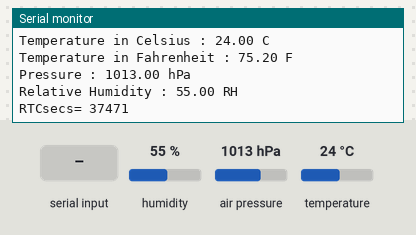
Recording of a sketch running on a simulated Arduino Mega 2560, built with avr-gcc and run on an emulated ATmega2560. Shown: the last lines printed to the serial monitor. Wiring (inferred from the names in the program): BME280 sensor at I2C address 0x76. The inputs (shaded band) are chosen by the test bench; at power-on: humidity 55 %, air pressure 1013 hPa, temperature 24 °C. The local clock reads 2024-03-15 10:24:30 at power-on unless the sketch sets it; storage starts empty.

Above: at 1.2 s.
1.3 s: "!tt\n" received over the second serial link
At 1.9 s:
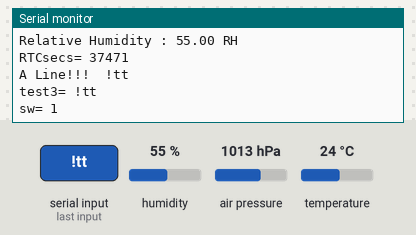
2.8 s: "!rt\n" received over the second serial link
At 2.98 s:
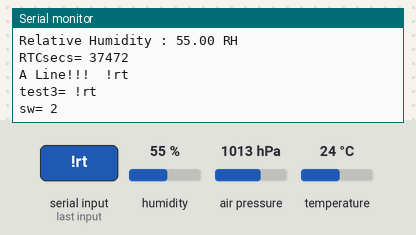
4.3 s: "!33\n" received over the second serial link
At 4.9 s:
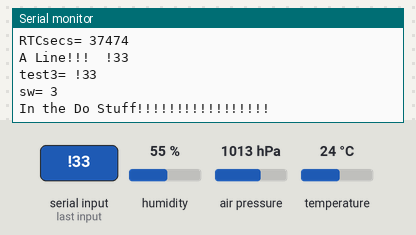
5.8 s: "UAS\n" received over the second serial link
At 5.98 s:
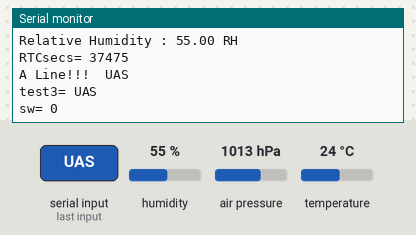
7.3 s: "90,45,200\n" received over the second serial link
At 7.9 s:
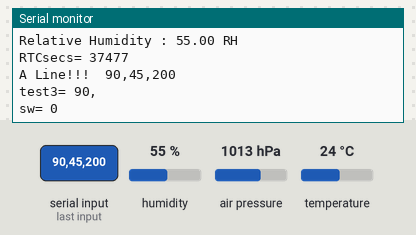
8.8 s: "90,45\n" received over the second serial link
At 8.98 s:
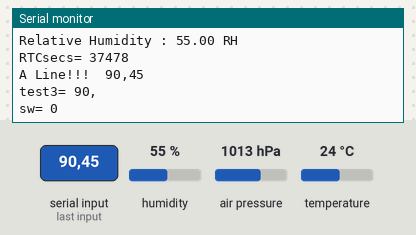
Timing chart, 0 to 11.3 s (numbered marks = the images above; inputs shaded):
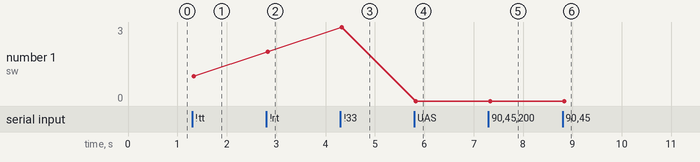

Measured:
- after the input at 1.3 s, the serial monitor: prints a new line at once (image 1)
- after the input at 2.8 s, the serial monitor: prints a new line at once (image 2)
- after the input at 4.3 s, the serial monitor: prints a new line at once (image 3)
- after the input at 5.8 s, the serial monitor: prints a new line at once (image 4)
- after the input at 7.3 s, the serial monitor: prints a new line at once (image 5)
- after the input at 8.8 s, the serial monitor: prints a new line at once (image 6)
- plotted number 1: 1 → 2 after the input at 2.8 s, 3 → 0 after the input at 5.8 s

The sketch:

sketch_oct25_withRH_T.ino.ino
```cpp
#include <SPI.h>                // for SD card
#include <SD.h>                 // for SD card
#include <SparkFunDS1307RTC.h>  // for RTC clock
#include <Wire.h>               // I2C for RTC
#include <SoftwareSerial.h>

// This program reads from the Mag C on SoftSerial (pins 9, 10)
// and connects to a Serial terminal (compter hyperterminal)
// on Serial1  baud = 38,400

//It is writing to the SD card and had two I2C devices

//The RealTime Clock is at:
//#define DS1307_RTC_ADDRESS 0x68 // DS1307 only has one I2C address - 0x68

//This version did work

// BME280 I2C address is 0x76(108)
#define Addr 0x76

SoftwareSerial SoftSerial(10, 9); // RX, TX
File root;
String DataFname;
bool GoodSD= true;
File dataFile;

const byte numChars = 32;
char receivedChars[numChars]; // an array to store the received data
boolean newData = false;
long CurrTimeMills;
float CurrTimeSecs;
//long CTsecs;
long NewSecs;
String TString;
long TimeOffset= 0;
String CycleData = "";

void setup() {
    // Initialise I2C communication as MASTER for T RH I2C
 Wire.begin();

 Serial.begin(9600);
 Serial.println("<Arduino is ready>");
 Serial1.begin(38400);
 SoftSerial.begin(9600);

 rtc.begin(); // Call rtc.begin() to initialize the library
 // (Optional) Sets the SQW output to a 1Hz square wave.


 //Start SD card
 if (!SD.begin(8)) {
    Serial.println("SD card initialization failed!");
    //while (1);
    GoodSD= false;
  }
  //Serial.println("initialization done.");
  if (GoodSD) {
    root = SD.open("/");
    DataFname= FindNewFileName(root);
    Serial.print(DataFname + "    ");
    //dataFile = SD.open(DataFname, FILE_WRITE);
    Serial.println("done!");
  } else {
    Serial.println("SD failed...........");
  }
}


void loop() {
  long CT;
  static long LastCT=0;
  long Remain;
  static long LastRemain=300;
  long Delta;
  String strA="";
  static int8_t lastSecond = -1;
  static int8_t lastMinute = -1;
  static String CycleDataMin="";

  //ReadSer0();
  ReadSer1();
  ReadSoftSer();


  // End of the Second is here
  CT=millis();
  rtc.update();

  if (rtc.second() != lastSecond) // If the second has changed
  {
    read_BME280();

    //printTime(); // Print the new time
    CycleData+= "RTC= " + MakeRTCstring() + "\r\n";

    long s = rtc.second();
    long m = rtc.minute();
    long h = rtc.hour();

    long RTCsecs= s + 60*m + 3600*h;

    Serial.print("RTCsecs= ");
    Serial.println(RTCsecs);

    /* Serial.print("CT= ");
    Serial.println(CT);
    */

    float CTsecs= CT/1000.0;

    float diff= CTsecs + TimeOffset;
    diff =diff - (float)RTCsecs;
    if (s == 0) {  // New Miniute: add file name and size to data record

      CycleData+= "File=" + DataFname + "\n\r";
      dataFile = SD.open(DataFname, FILE_READ);
      unsigned long Fsize= dataFile.size();
      CycleData+= "Fsize=" + String(Fsize) + "\n\r";
      dataFile.close();
      char charD[4];     // Now add Date Stamp
      String Dstring="";
      sprintf(charD,"%4d-", (rtc.year()+2000));
      Dstring= String(charD);
      sprintf(charD,"%02d-", rtc.month());
      Dstring+= String(charD);
      sprintf(charD,"%02d", rtc.date());
      Dstring+= String(charD);
      CycleData+= "Date=" + Dstring + "\n\r";

  //String strAA= "RTC TimeString= " + Tstring;
  //Serial.println(strAA);
  //printTime();

    }

    CycleData+= "Delta Time (secs) = " + String(diff,4) + "\n\r";
    Serial1.print(CycleData);
    CycleDataMin+= CycleData;    //  for the one minute SD card write
    CycleData="";
    lastSecond = s; // Update lastSecond value

    if (m != lastMinute)   // If the minute has changed, write to SD card
    {
      dataFile = SD.open(DataFname, FILE_WRITE);
      dataFile.print(CycleDataMin);
      dataFile.close();
      lastMinute= m;
      CycleDataMin="";

    }
  }


  /*
  Remain= CT % 1000;
  Delta= CT - LastCT;

  if ((Remain <=  LastRemain) && (Delta > 100)) {
     //Main Cycle Starts Here, Once every second
    LastCT=CT;
    LastRemain= Remain;
    CurrTimeSecs= float(CT)/1000.0;
    CTsecs= (long) CurrTimeSecs;

    CycleData+= "ARD= " +  MakeTimeStr(CTsecs + TimeOffset) + "\r\n";


    // Read RTC clock
    //rtc.update();
    //printTime(); // Print the new time RTC
    CycleData+= "RTC= " + MakeRTCstring() + "\r\n";

    Serial.print(CycleData);

    dataFile = SD.open(DataFname, FILE_WRITE);
    dataFile.print(CycleData);
    dataFile.close();
    CycleData="";
  }
  */


}

void read_BME280() {
  unsigned int b1[24];
  unsigned int data[8];
  unsigned int dig_H1 = 0;
  for(int i = 0; i < 24; i++)
  {
    // Start I2C Transmission
    Wire.beginTransmission(Addr);
    // Select data register
    Wire.write((136+i));
    // Stop I2C Transmission
    Wire.endTransmission();

    // Request 1 byte of data
    Wire.requestFrom(Addr, 1);

    // Read 24 bytes of data
    if(Wire.available() == 1)
    {
      b1[i] = Wire.read();
    }
  }

  // Convert the data
  // temp coefficients
  unsigned int dig_T1 = (b1[0] & 0xff) + ((b1[1] & 0xff) * 256);
  int dig_T2 = b1[2] + (b1[3] * 256);
  int dig_T3 = b1[4] + (b1[5] * 256);

  // pressure coefficients
  unsigned int dig_P1 = (b1[6] & 0xff) + ((b1[7] & 0xff ) * 256);
  int dig_P2 = b1[8] + (b1[9] * 256);
  int dig_P3 = b1[10] + (b1[11] * 256);
  int dig_P4 = b1[12] + (b1[13] * 256);
  int dig_P5 = b1[14] + (b1[15] * 256);
  int dig_P6 = b1[16] + (b1[17] * 256);
  int dig_P7 = b1[18] + (b1[19] * 256);
  int dig_P8 = b1[20] + (b1[21] * 256);
  int dig_P9 = b1[22] + (b1[23] * 256);

  // Start I2C Transmission
  Wire.beginTransmission(Addr);
  // Select data register
  Wire.write(161);
  // Stop I2C Transmission
  Wire.endTransmission();

  // Request 1 byte of data
  Wire.requestFrom(Addr, 1);

  // Read 1 byte of data
  if(Wire.available() == 1)
  {
    dig_H1 = Wire.read();
  }

  for(int i = 0; i < 7; i++)
  {
    // Start I2C Transmission
    Wire.beginTransmission(Addr);
    // Select data register
    Wire.write((225+i));
    // Stop I2C Transmission
    Wire.endTransmission();

    // Request 1 byte of data
    Wire.requestFrom(Addr, 1);

    // Read 7 bytes of data
    if(Wire.available() == 1)
    {
      b1[i] = Wire.read();
    }
  }

  // Convert the data
  // humidity coefficients
  int dig_H2 = b1[0] + (b1[1] * 256);
  unsigned int dig_H3 = b1[2] & 0xFF ;
  int dig_H4 = (b1[3] * 16) + (b1[4] & 0xF);
  int dig_H5 = (b1[4] / 16) + (b1[5] * 16);
  int dig_H6 = b1[6];

  // Start I2C Transmission
  Wire.beginTransmission(Addr);
  // Select control humidity register
  Wire.write(0xF2);
  // Humidity over sampling rate = 1
  Wire.write(0x01);
  // Stop I2C Transmission
  Wire.endTransmission();

  // Start I2C Transmission
  Wire.beginTransmission(Addr);
  // Select control measurement register
  Wire.write(0xF4);
  // Normal mode, temp and pressure over sampling rate = 1
  Wire.write(0x27);
  // Stop I2C Transmission
  Wire.endTransmission();

  // Start I2C Transmission
  Wire.beginTransmission(Addr);
  // Select config register
  Wire.write(0xF5);
  // Stand_by time = 1000ms
  Wire.write(0xA0);
  // Stop I2C Transmission
  Wire.endTransmission();

  for(int i = 0; i < 8; i++)
  {
    // Start I2C Transmission
    Wire.beginTransmission(Addr);
    // Select data register
    Wire.write((247+i));
    // Stop I2C Transmission
    Wire.endTransmission();

    // Request 1 byte of data
    Wire.requestFrom(Addr, 1);

    // Read 8 bytes of data
    if(Wire.available() == 1)
    {
      data[i] = Wire.read();
    }
  }

  // Convert pressure and temperature data to 19-bits
  long adc_p = (((long)(data[0] & 0xFF) * 65536) + ((long)(data[1] & 0xFF) * 256) + (long)(data[2] & 0xF0)) / 16;
  long adc_t = (((long)(data[3] & 0xFF) * 65536) + ((long)(data[4] & 0xFF) * 256) + (long)(data[5] & 0xF0)) / 16;
  // Convert the humidity data
  long adc_h = ((long)(data[6] & 0xFF) * 256 + (long)(data[7] & 0xFF));

  // Temperature offset calculations
  double var1 = (((double)adc_t) / 16384.0 - ((double)dig_T1) / 1024.0) * ((double)dig_T2);
  double var2 = ((((double)adc_t) / 131072.0 - ((double)dig_T1) / 8192.0) *
  (((double)adc_t)/131072.0 - ((double)dig_T1)/8192.0)) * ((double)dig_T3);
  double t_fine = (long)(var1 + var2);
  double cTemp = (var1 + var2) / 5120.0;
  double fTemp = cTemp * 1.8 + 32;

  // Pressure offset calculations
  var1 = ((double)t_fine / 2.0) - 64000.0;
  var2 = var1 * var1 * ((double)dig_P6) / 32768.0;
  var2 = var2 + var1 * ((double)dig_P5) * 2.0;
  var2 = (var2 / 4.0) + (((double)dig_P4) * 65536.0);
  var1 = (((double) dig_P3) * var1 * var1 / 524288.0 + ((double) dig_P2) * var1) / 524288.0;
  var1 = (1.0 + var1 / 32768.0) * ((double)dig_P1);
  double p = 1048576.0 - (double)adc_p;
  p = (p - (var2 / 4096.0)) * 6250.0 / var1;
  var1 = ((double) dig_P9) * p * p / 2147483648.0;
  var2 = p * ((double) dig_P8) / 32768.0;
  double pressure = (p + (var1 + var2 + ((double)dig_P7)) / 16.0) / 100;

  // Humidity offset calculations
  double var_H = (((double)t_fine) - 76800.0);
  var_H = (adc_h - (dig_H4 * 64.0 + dig_H5 / 16384.0 * var_H)) * (dig_H2 / 65536.0 * (1.0 + dig_H6 / 67108864.0 * var_H * (1.0 + dig_H3 / 67108864.0 * var_H)));
  double humidity = var_H * (1.0 -  dig_H1 * var_H / 524288.0);
  if(humidity > 100.0)
  {
    humidity = 100.0;
  }
  else if(humidity < 0.0)
  {
    humidity = 0.0;
  }

  // Output data to serial monitor
  Serial.print("Temperature in Celsius : ");
  Serial.print(cTemp);
  Serial.println(" C");
  Serial.print("Temperature in Fahrenheit : ");
  Serial.print(fTemp);
  Serial.println(" F");
  Serial.print("Pressure : ");
  Serial.print(pressure);
  Serial.println(" hPa");
  Serial.print("Relative Humidity : ");
  Serial.print(humidity);
  Serial.println(" RH");

}


  void ReadSer1() {
  //static String In0="";
  char rc;
  long testl=0;
  static String In ="";

  while (Serial1.available() > 0) {
     rc = Serial1.read();
     In += rc;
     if (rc == '\n') {
      ProcessSer1(In);
      In="";
    }
  }
}

void ReadSoftSer() {
  //MagC
  static String In ="";

  while (SoftSerial.available() > 0) {
     char rc = SoftSerial.read();
     In += rc;
     //Serial.println(In);
     if (rc == '\n') {
      In.trim();
      ProcessMagC(In);
      In="";
    }
  }
}


void ProcessSer1(String DataIn){
  String test3="";
  String strHH="", strMM="", strSS="";
  int intHH=0, intMM=0, intSS=0;
  long Offset1=0;

  Serial.print("A Line!!!  ");
  Serial.println(DataIn);
  test3= DataIn.substring(0,3);
  Serial.print("test3= ");
  Serial.println(test3);

  int sw= 0;
  if (test3 == "!tt") {sw =  1;}
  if (test3 == "!rt") {sw =  2;}
  if (test3 == "!33") {sw =  3;}

  Serial.print("sw= ");
  Serial.println(sw);

  switch (sw) {
      case 1:   //set internal clock
        if (DataIn.length() >= 9) {
          Serial.println("length good  ");
          strHH=DataIn.substring(3,5);
          intHH= strHH.toInt();
          strMM=DataIn.substring(5,7);
          intMM= strMM.toInt();
          strSS=DataIn.substring(7,9);
          intSS= strSS.toInt();
          TimeOffset=3600* (long) intHH + 60* (long) intMM + (long) intSS;
          TimeOffset-= millis()/1000;
          Serial.print("Offset1= ");
          Serial.println(TimeOffset);
        }
        break;
      case 2: //set real time clock
        if (DataIn.length() >= 9) {
          Serial.println("length good In RTC set ");
          strHH=DataIn.substring(3,5);
          intHH= strHH.toInt();
          strMM=DataIn.substring(5,7);
          intMM= strMM.toInt();
          strSS=DataIn.substring(7,9);
          intSS= strSS.toInt();

          int day=  rtc.day();
          int date= rtc.date();
          int month=rtc.month();
          int year= rtc.year();
          rtc.setTime(intSS, intMM, intHH, day, date, month, year);
        }
        break;
      case 3: // test subroutine call
          DoStuff();
      break;
  }

}

void DoStuff() {
  Serial.println("In the Do Stuff!!!!!!!!!!!!!!!!!");
}


void ProcessMagC(String DataIn){
  CycleData+= DataIn;
  CycleData+= "\r\n";
  //Serial.println(DataIn);
}


String MakeTimeStr(long SecsIn) {
      long SecsOut;
      long MinsOut;
      long MinsAOut;
      long HoursOut;
      String M = "";
      String S = "";
      String H = "";
      String Result;

      MinsAOut= SecsIn / 60;
      SecsOut= SecsIn % 60;

      MinsOut= MinsAOut % 60;
      //MinsOut= MinsOut % 60;
      HoursOut= MinsAOut / 60;

      S= String(SecsOut);
      if (SecsOut <= 9)  {
         S= "0" + S;
      }
      //S= sprintf("%2d",SecsOut);
      M= String(MinsOut);
      if (MinsOut <= 9)  {
         M= "0" + M;
      }
      H= String(HoursOut);
      if (HoursOut <= 9)  {
         H= "0" + H;
      }

      Result=H + ":" + M + ":" + S;
      return Result;
      }

String MakeRTCstring() {
  char charB[4];
  String Tstring="";


  rtc.update();

  sprintf(charB,"%02d", rtc.hour());
  Tstring= String(charB)+":";

  sprintf(charB,"%02d", rtc.minute());
  Tstring+= String(charB)+":";

  sprintf(charB,"%02d", rtc.second());
  Tstring+= String(charB);

  //String strAA= "RTC TimeString= " + Tstring;
  //Serial.println(strAA);
  //printTime();
  return Tstring;
}


String FindNewFileName(File dir) {
  String Fname;
  String strIdx;
  long idx=0;
  long i;
  char charA[4];
  String strB;
  String NewName;

  while (true) {
    File entry =  dir.openNextFile();
    if (! entry) {
      // no more files
      break;
    }
    Fname=entry.name();
    //Serial.println(Fname);
    if (Fname.substring(0,3) == "UAS") {
      //Serial.println(Fname.substring(3,5));
      strIdx= Fname.substring(3,5);
      //Serial.println(strIdx);
      i= strIdx.toInt();
      //Serial.println(i);
      if (i > idx) { idx=i;}
    }

    entry.close();
  }
  idx++;
  //idx= idx + 12;
  //Serial.print("Final= ");
  //Serial.println(idx);
  sprintf(charA,"%02d", idx);
  strB= String(charA);
  //strA= sprintf('%02d', idx);
  //strA= "Here-> ";
  //Serial.println(strB);
  NewName= "UAS" + strB + ".DAT";
  //Serial.println(NewName);
  return NewName;
}
```
